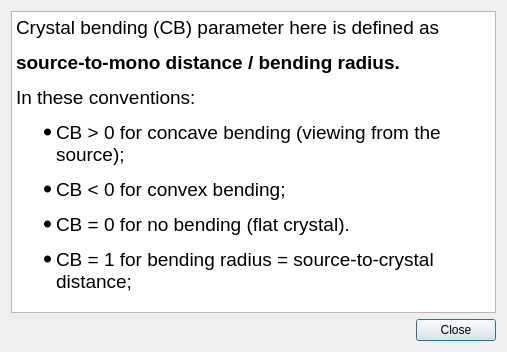
<?xml version="1.0" encoding="UTF-8"?>
<ui version="4.0">
 <class>WTF</class>
 <widget class="QDialog" name="WTF">
  <property name="geometry">
   <rect>
    <x>0</x>
    <y>0</y>
    <width>507</width>
    <height>352</height>
   </rect>
  </property>
  <property name="windowTitle">
   <string>Bending convention</string>
  </property>
  <layout class="QVBoxLayout" name="verticalLayout">
   <item>
    <widget class="QTextBrowser" name="textBrowser">
     <property name="html">
      <string>&lt;!DOCTYPE HTML PUBLIC &quot;-//W3C//DTD HTML 4.0//EN&quot; &quot;http://www.w3.org/TR/REC-html40/strict.dtd&quot;&gt;
&lt;html&gt;&lt;head&gt;&lt;meta name=&quot;qrichtext&quot; content=&quot;1&quot; /&gt;&lt;style type=&quot;text/css&quot;&gt;
p, li { white-space: pre-wrap; }
&lt;/style&gt;&lt;/head&gt;&lt;body style=&quot; font-family:'Ubuntu'; font-size:14pt; font-weight:400; font-style:normal;&quot;&gt;
&lt;p style=&quot; margin-top:0px; margin-bottom:0px; margin-left:0px; margin-right:0px; -qt-block-indent:0; text-indent:0px;&quot;&gt;&lt;span style=&quot; font-family:'Bitstream Vera Sans';&quot;&gt;Crystal bending (CB) parameter here is defined as&lt;/span&gt;&lt;/p&gt;
&lt;p style=&quot; margin-top:12px; margin-bottom:12px; margin-left:0px; margin-right:0px; -qt-block-indent:0; text-indent:0px;&quot;&gt;&lt;span style=&quot; font-family:'Bitstream Vera Sans'; font-weight:600;&quot;&gt;source-to-mono distance / bending radius.&lt;/span&gt;&lt;/p&gt;
&lt;p style=&quot; margin-top:12px; margin-bottom:12px; margin-left:0px; margin-right:0px; -qt-block-indent:0; text-indent:0px;&quot;&gt;&lt;span style=&quot; font-family:'Bitstream Vera Sans';&quot;&gt;In these conventions:&lt;/span&gt;&lt;/p&gt;
&lt;ul style=&quot;margin-top: 0px; margin-bottom: 0px; margin-left: 0px; margin-right: 0px; -qt-list-indent: 1;&quot;&gt;&lt;li style=&quot; font-family:'Bitstream Vera Sans';&quot; style=&quot; margin-top:12px; margin-bottom:0px; margin-left:0px; margin-right:0px; -qt-block-indent:0; text-indent:0px;&quot;&gt;CB &amp;gt; 0 for concave bending (viewing from the source); &lt;/li&gt;
&lt;li style=&quot; font-family:'Bitstream Vera Sans';&quot; style=&quot; margin-top:12px; margin-bottom:0px; margin-left:0px; margin-right:0px; -qt-block-indent:0; text-indent:0px;&quot;&gt;CB &amp;lt; 0 for convex bending; &lt;/li&gt;
&lt;li style=&quot; font-family:'Bitstream Vera Sans';&quot; style=&quot; margin-top:12px; margin-bottom:0px; margin-left:0px; margin-right:0px; -qt-block-indent:0; text-indent:0px;&quot;&gt;CB = 0 for no bending (flat crystal).&lt;/li&gt;&lt;/ul&gt;
&lt;ul style=&quot;margin-top: 0px; margin-bottom: 0px; margin-left: 0px; margin-right: 0px; -qt-list-indent: 1;&quot;&gt;&lt;li style=&quot; font-family:'Bitstream Vera Sans';&quot; style=&quot; margin-top:12px; margin-bottom:0px; margin-left:0px; margin-right:0px; -qt-block-indent:0; text-indent:0px;&quot;&gt;CB = 1 for bending radius = source-to-crystal distance; &lt;/li&gt;&lt;/ul&gt;&lt;/body&gt;&lt;/html&gt;</string>
     </property>
    </widget>
   </item>
   <item>
    <widget class="QDialogButtonBox" name="buttonBox">
     <property name="orientation">
      <enum>Qt::Horizontal</enum>
     </property>
     <property name="standardButtons">
      <set>QDialogButtonBox::Close</set>
     </property>
    </widget>
   </item>
  </layout>
 </widget>
 <resources/>
 <connections>
  <connection>
   <sender>buttonBox</sender>
   <signal>accepted()</signal>
   <receiver>WTF</receiver>
   <slot>accept()</slot>
   <hints>
    <hint type="sourcelabel">
     <x>248</x>
     <y>254</y>
    </hint>
    <hint type="destinationlabel">
     <x>157</x>
     <y>274</y>
    </hint>
   </hints>
  </connection>
  <connection>
   <sender>buttonBox</sender>
   <signal>rejected()</signal>
   <receiver>WTF</receiver>
   <slot>reject()</slot>
   <hints>
    <hint type="sourcelabel">
     <x>316</x>
     <y>260</y>
    </hint>
    <hint type="destinationlabel">
     <x>286</x>
     <y>274</y>
    </hint>
   </hints>
  </connection>
 </connections>
</ui>
